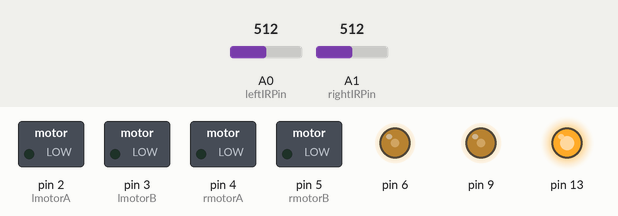
This sketch was run on a simulated Arduino Uno, built with avr-gcc and run on an emulated ATmega328P. Shown: switched loads named in the sketch (green lamp = pin HIGH), output pins drawn as LEDs (lit = HIGH). The inputs (shaded band) are chosen by the test bench; at power-on: A0 (leftIRPin) = 512, A1 (rightIRPin) = 512.

Above: at 1.2 s.
1.3 s: A0 (leftIRPin) set to 490
At 2.4 s:
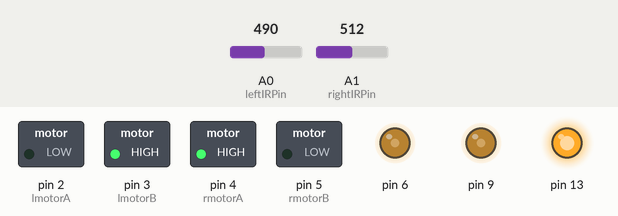
2.8 s: A1 (rightIRPin) set to 490
At 3.6 s:
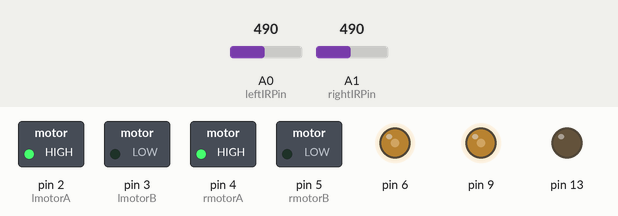
4.3 s: A0 (leftIRPin) set to 514
At 4.7 s:
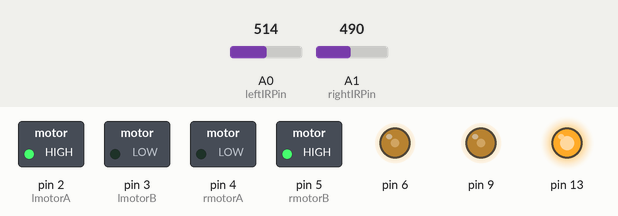
5.8 s: A0 (leftIRPin) set to 306
At 7.0 s:
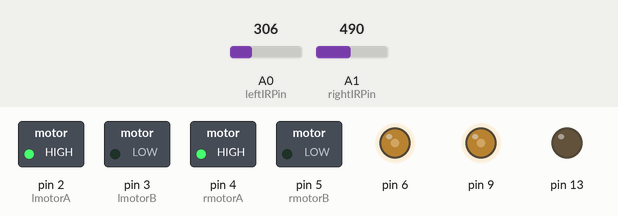
7.3 s: A0 (leftIRPin) set to 510
At 8.2 s:
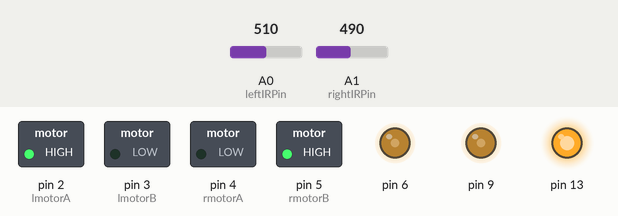
Timing chart, 0 to 9.8 s (numbered marks = the images above; inputs shaded):
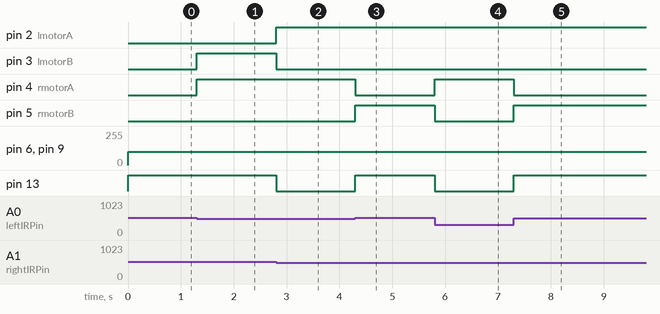

Measured:
- the behaviour switches between 501 and 500 on A1 (rightIRPin) (found by bisection; images 1 and 2)
- the behaviour switches between 500 and 501 on A0 (leftIRPin) (found by bisection; images 2 and 3)
- after the input at 1.3 s, pin 3 (lmotorB), pin 4 (rmotorA): LOW → HIGH at once
- after the input at 2.8 s, pin 2 (lmotorA): LOW → HIGH at once; pin 3 (lmotorB), pin 13: HIGH → LOW at once
- after the input at 4.3 s, pin 4 (rmotorA): HIGH → LOW at once; pin 5 (rmotorB), pin 13: LOW → HIGH at once
- after the input at 5.8 s, pin 4 (rmotorA): LOW → HIGH at once; pin 5 (rmotorB), pin 13: HIGH → LOW at once
- after the input at 7.3 s, pin 4 (rmotorA): HIGH → LOW at once; pin 5 (rmotorB), pin 13: LOW → HIGH at once

The sketch:

CGBot.ino
```cpp
#define threshold 500

int leftIRPin = A0; //select pin for left IR sensor
int rightIRPin = A1; //select pin for right IR sensor
int IRleft = 0; //initialise variable to store left IR sensor value
int IRright = 0; //initialise variable to store right IR sensor value
int lmotorA = 2; //select pin for left motor A pin
int lmotorB = 3; //select pin for left motor B pin
int rmotorA = 4; //select pin for right motor A pin
int rmotorB = 5; //select pin for right motor B pin

void stopmotors(){
  digitalWrite(lmotorA, LOW);
  digitalWrite(lmotorB, LOW);
  digitalWrite(rmotorA, LOW);
  digitalWrite(rmotorB, LOW);
}

void frwd(){
  digitalWrite(lmotorA, HIGH);
  digitalWrite(lmotorB, LOW);
  digitalWrite(rmotorA, HIGH);
  digitalWrite(rmotorB, LOW);
}

void left(){
  digitalWrite(lmotorA, LOW);
  digitalWrite(lmotorB, HIGH);
  digitalWrite(rmotorA, HIGH);
  digitalWrite(rmotorB, LOW);
}

void right(){
  digitalWrite(lmotorA, HIGH);
  digitalWrite(lmotorB, LOW);
  digitalWrite(rmotorA, LOW);
  digitalWrite(rmotorB, HIGH);
}

void reverse(){
  digitalWrite(lmotorA, LOW);
  digitalWrite(lmotorB, HIGH);
  digitalWrite(rmotorA, LOW);
  digitalWrite(rmotorB, HIGH);
}

void setup(){
  pinMode(lmotorA, OUTPUT);
  pinMode(lmotorB, OUTPUT);
  pinMode(rmotorA, OUTPUT);
  pinMode(rmotorB, OUTPUT);
  pinMode(5, OUTPUT);
  pinMode(6, OUTPUT);
  frwd();
  pinMode(13, OUTPUT);
}

void loop(){
  analogWrite(9, 100);
  analogWrite(6, 100);
  IRleft = analogRead(leftIRPin);
  IRright = analogRead(rightIRPin);
  if( IRright > threshold && IRleft < threshold){
    digitalWrite(13, HIGH);
    left();
  }
  else {
    if( IRleft > threshold && IRright < threshold){
      digitalWrite(13, HIGH);
      right();
    }
    else {
      if( IRleft > threshold && IRright > threshold){
        digitalWrite(13, HIGH);
        stopmotors();
      }
      else{
        digitalWrite(13, LOW);
        frwd();
      }
    }
  }
}
```
